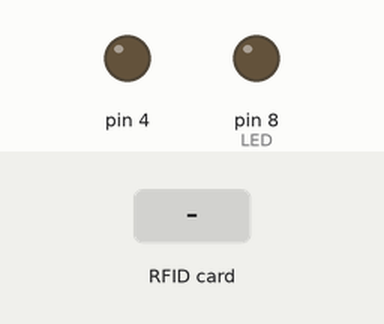
A sketch run on a simulated Arduino Uno, built with avr-gcc and run on an emulated ATmega328P. On the bench: output pins drawn as LEDs (lit = HIGH). Dashed ring = blinking. The inputs (shaded band) are chosen by the test bench. Pins used as bus, display or sensor lines are not drawn.

Above: at 1.2 s.
1.3 s: RFID card 29 A8 17 1B held to the reader
At 1.55 s:
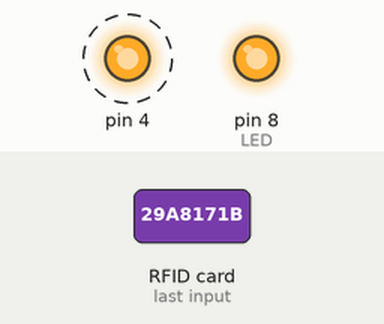
At 2.5 s:
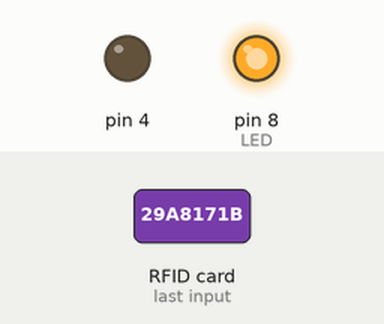
3.1 s: RFID card 29 A8 17 1B held to the reader
At 3.36 s:
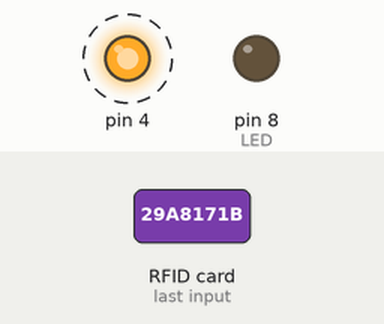
Timing chart, 0 to 6.1 s (numbered marks = the images above; inputs shaded):
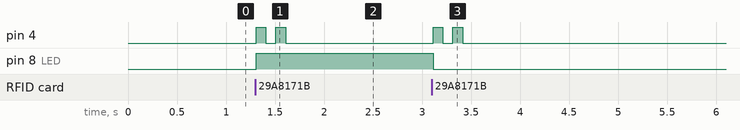

Measured:
- after the input at 1.3 s, pin 4: alternates HIGH for 0.10 s and LOW for 0.10 s, 4 changes in all, then stays LOW, starting at once; pin 8 (LED): LOW → HIGH at once
- after the input at 3.1 s, pin 4: alternates HIGH for 0.10 s and LOW for 0.10 s, 4 changes in all, then stays LOW, starting at once; pin 8 (LED): HIGH → LOW at once

The sketch:

3_Check_RFID.ino
```cpp
#include <SPI.h>
#include <MFRC522.h>
#define SS_PIN 10
#define RST_PIN 9
#define LED 8
byte readCard[4];
String tag_UID = "29A8171B";  // Replace this with the UID of your tag!!!
String tagID = "";
MFRC522 mfrc522(SS_PIN, RST_PIN); // Create MFRC522 instance
void setup()
{
  pinMode(LED, OUTPUT);// initialize digital pin LED_BUILTIN as an output.
  pinMode(4, OUTPUT);
  digitalWrite(LED, LOW);    // turn the LED off by making the voltage LOW
  SPI.begin(); // SPI bus
  mfrc522.PCD_Init(); // Initialise MFRC522
}
void loop()
{
  //Wait until new tag is available
  while (readID())
  {
    if (tagID == tag_UID)
    {
      digitalWrite(LED, !digitalRead(LED));  // Turn on or off the onboard led
      digitalWrite(4, HIGH);
      delay(100);
      digitalWrite(4, LOW);
      delay(100);
      digitalWrite(4, HIGH);
      delay(100);
      digitalWrite(4, LOW);
      delay(100);
    }
    else{
      digitalWrite(4, HIGH);
      delay(1500);
      digitalWrite(4, LOW);
    }
  }
}
  //Read new tag if available
boolean readID()
  {
    //Check if a new tag is detected or not. If not return.
    if ( ! mfrc522.PICC_IsNewCardPresent())
    {
      return false;
    }
    //Check if a new tag is readable or not. If not return.
    if ( ! mfrc522.PICC_ReadCardSerial())
    {
      return false;
    }
    tagID = "";
    // Read the 4 byte UID
    for ( uint8_t i = 0; i < 4; i++)
    {
      //readCard[i] = mfrc522.uid.uidByte[i];
      tagID.concat(String(mfrc522.uid.uidByte[i], HEX)); // Convert the UID to a single String
    }
    tagID.toUpperCase();
    mfrc522.PICC_HaltA(); // Stop reading
    return true;
  }
```
